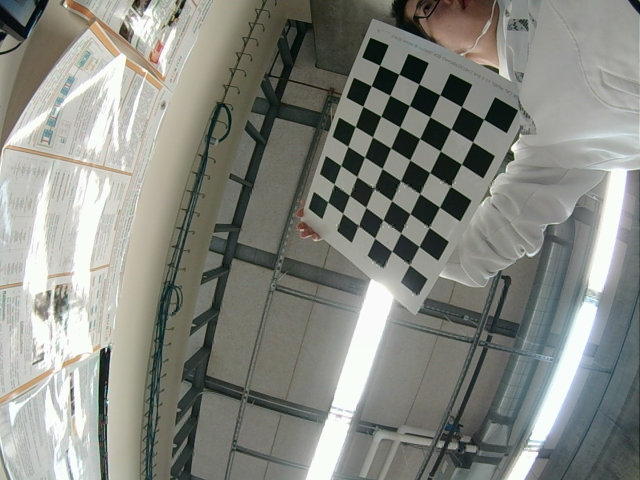
#> input picture calibration/Left/imgL3.jpg, 1280 x 960 px, found by its file name (shown at 1/2 size)
$ python disparity.py
#> lines starting #> are read from the running program, lines starting #| are printed output that depends on the picture
import numpy as np
from sklearn.preprocessing import normalize
import cv2

print('loading images...')
imgL = cv2.imread('imgL3.jpg')  # downscale images for faster processing
#> imgL is the input picture: shape (960, 1280, 3); mean B, G, R 129.4, 136.1, 134.1
imgR = cv2.imread('imgR3.jpg')
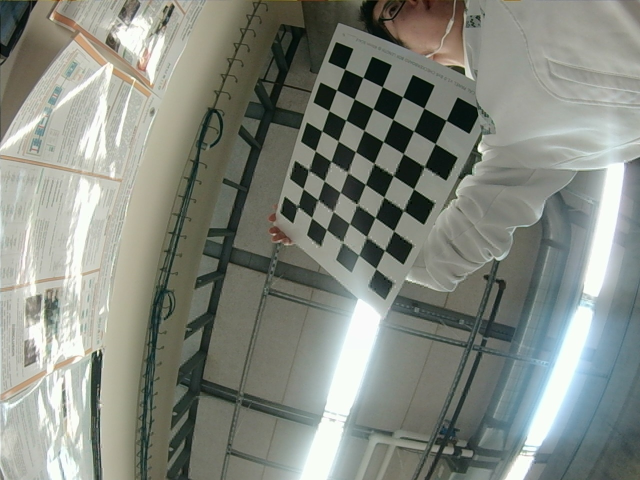
#> input picture calibration/Right/imgR3.jpg, 1280 x 960 px, found by its file name (shown at 1/2 size)
#> imgR is the input picture: shape (960, 1280, 3); mean B, G, R 128.1, 136.8, 132.2

# SGBM Parameters -----------------
window_size = 3                     # wsize default 3; 5; 7 for SGBM reduced size image; 15 for SGBM full size image (1300px and above); 5 Works nicely

left_matcher = cv2.StereoSGBM_create(
    minDisparity=0,
    numDisparities=160,             # max_disp has to be dividable by 16 f. E. HH 192, 256
    blockSize=5,
    P1=8 * 3 * window_size ** 2,    # wsize default 3; 5; 7 for SGBM reduced size image; 15 for SGBM full size image (1300px and above); 5 Works nicely
    P2=32 * 3 * window_size ** 2,
    disp12MaxDiff=1,
    uniquenessRatio=15,
    speckleWindowSize=0,
    speckleRange=2,
    preFilterCap=63,
    mode=cv2.STEREO_SGBM_MODE_SGBM_3WAY
)

right_matcher = cv2.ximgproc.createRightMatcher(left_matcher)

# FILTER Parameters
lmbda = 80000
sigma = 1.2
visual_multiplier = 1.0

wls_filter = cv2.ximgproc.createDisparityWLSFilter(matcher_left=left_matcher)
wls_filter.setLambda(lmbda)
wls_filter.setSigmaColor(sigma)

print('computing disparity...')
displ = left_matcher.compute(imgL, imgR)  # .astype(np.float32)/16
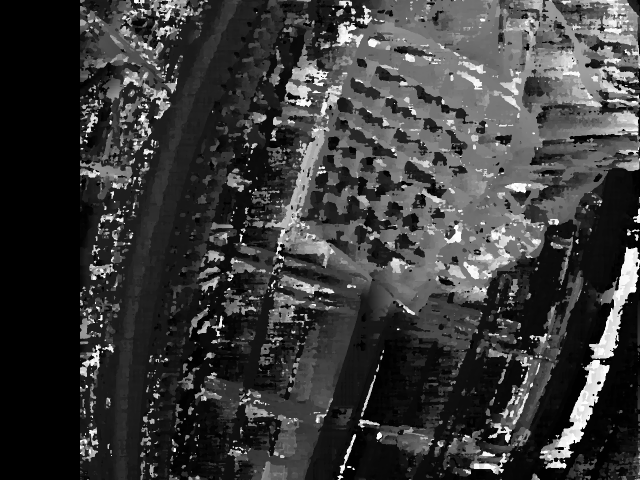
#> displ: shape (960, 1280) int16 (shown at 1/2 size); min -16, max 2544, mean 576.2; drawn with min black and max white
dispr = right_matcher.compute(imgR, imgL)  # .astype(np.float32)/16
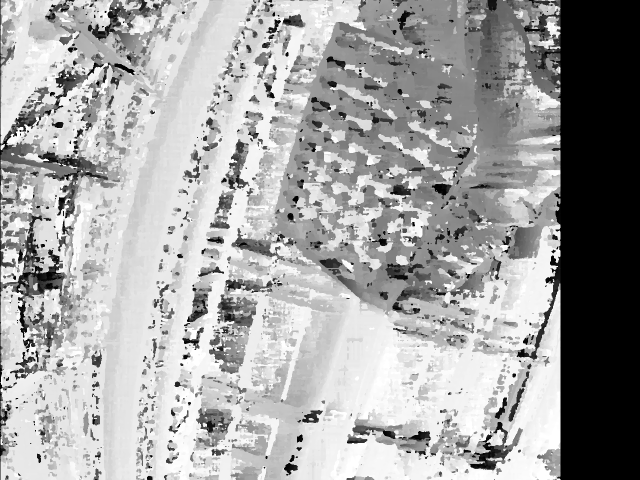
#> dispr: shape (960, 1280) int16 (shown at 1/2 size); min -2560, max 0, mean -911.3; drawn with min black and max white
displ = np.int16(displ)
dispr = np.int16(dispr)
filteredImg = wls_filter.filter(displ, imgL, None, dispr)  # important to put "imgL" here!!!
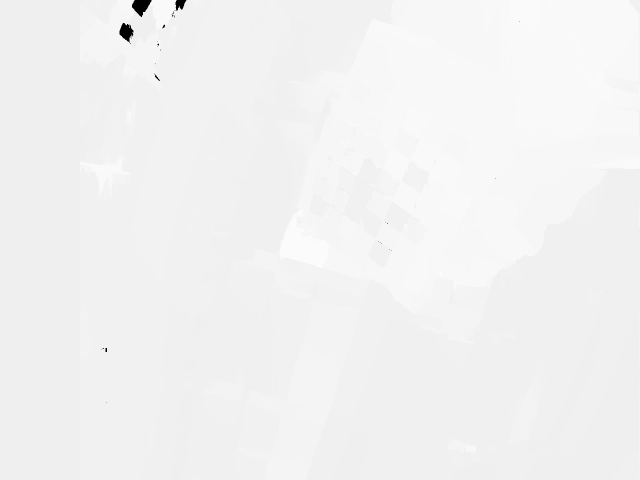
#> filteredImg: shape (960, 1280) int16 (shown at 1/2 size); min -32768, max 2094, mean 386; drawn with min black and max white

filteredImg = cv2.normalize(src=filteredImg, dst=filteredImg, beta=0, alpha=255, norm_type=cv2.NORM_MINMAX);
filteredImg = np.uint8(filteredImg)
cv2.imshow('Disparity Map', filteredImg)
cv2.waitKey()
cv2.destroyAllWindows()
